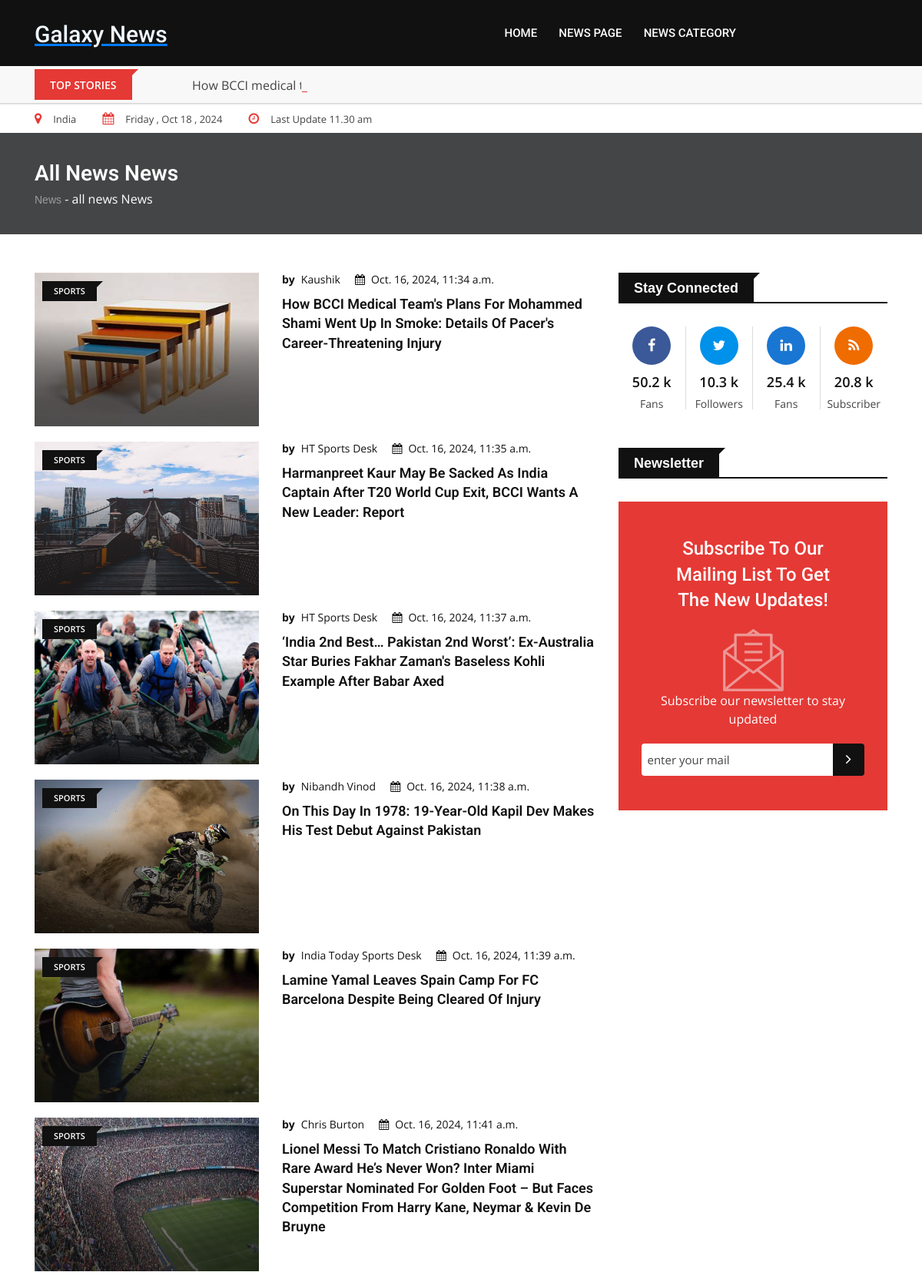
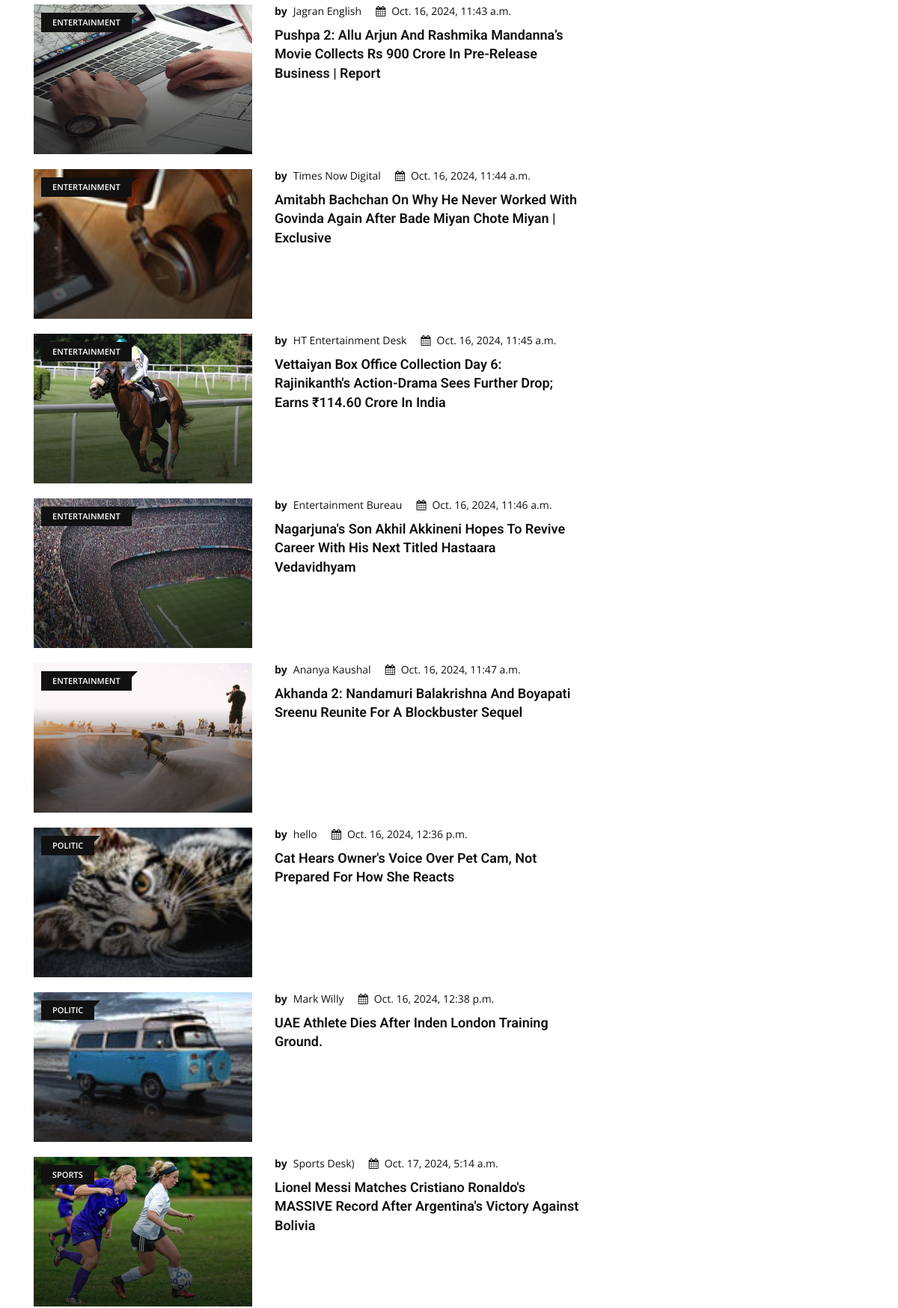
Screenshot of /business (upper part) with the database file from the repository (2 pictures, top to bottom).
### newsapp/models.py (models this page shows, shortened)
class news_detail(models.Model):
    newsposition=models.IntegerField(blank=True,null=True)
    othourname=models.CharField(max_length=50,blank=True,null=True)
    date=models.DateTimeField(auto_now_add=True,blank=True,null=True )
    newscetegory=models.ForeignKey(category,on_delete=models.CASCADE ,blank=True,null=True)
    newsheador=models.CharField(max_length=300, blank=True,null=True)
    newscontent=HTMLField(blank=True,null=True)
    newsimg=models.ImageField(upload_to='img',blank=True,null=True)

class category(models.Model):
    newscategory=models.CharField(null=False,max_length=50)
    def __str__(self) -> str:
        return self.newscategory

### newsapp/views.py (the view)
# urls.py: path('business', views.business, name='business'),
def business(request):
    uid=news_detail.objects.all()
    uid=news_detail.objects.order_by("-date")
    cid=category.objects.all()
    c_id=request.GET.get("c_id")
    cn="all news"
    if c_id:
        uid=news_detail.objects.filter(newscetegory=c_id)
        uid=uid.order_by("-date")
        cn=category.objects.get(id=c_id)
    else:
        uid=news_detail.objects.all()
    con={"uid":uid,"cid":cid,"cn":cn}
    return render(request,"business.html",con)

### newsapp/templates/business.html (shortened to what this page needs)
{% load static %}
<!doctype html>
<html class="no-js" lang="">
    <head>
        <link rel="stylesheet" href="{% static 'css/normalize.css' %}">
        <link rel="stylesheet" href="{% static 'css/main.css' %}">
        <link rel="stylesheet" href="{% static 'css/bootstrap.min.css' %}">
        <link rel="stylesheet" href="{% static 'css/animate.min.css' %}">
        <link rel="stylesheet" href="{% static 'css/font-awesome.min.css' %}">
        <link rel="stylesheet" href="{% static 'vendor/OwlCarousel/owl.carousel.min.css' %}">
        <link rel="stylesheet" href="{% static 'vendor/OwlCarousel/owl.theme.default.min.css' %}">
        <link rel="stylesheet" href="{% static 'css/meanmenu.min.css' %}">
        <link rel="stylesheet" type="text/css" href="{% static 'css/magnific-popup.css' %}">
        <link rel="stylesheet" href="{% static 'css/hover-min.css' %}">
        <link rel="stylesheet" href="{% static 'style.css' %}">
        <link rel="stylesheet" type="text/css" href="{% static 'css/ie-only.css' %}"/>
    </head>
    <body>
        <div id="wrapper" class="wrapper">
            <header>
                <div id="header-layout1" class="header-style1">
                    <div class="main-menu-area bg-primarytextcolor header-menu-fixed" id="sticker">
                        <div class="container">
                            <div class="row no-gutters d-flex align-items-center">
                                <div class="col-lg-2 d-none d-lg-block">
                                    <div class="logo-area">
                                        <a href="{% url 'index' %}">
                                            <br>
                                            <b><U><h1 style="font-size: 30px; color: aliceblue ; ">Galaxy News</h1></U></b>
                                        </a>
                                    </div>
                                </div>
                                <div class="col-xl-8 col-lg-7 position-static min-height-none">
                                    <div class="ne-main-menu">
                                        <nav id="dropdown">
                                            <ul>
                                                <li>
                                                    <a href="{% url 'index' %}">Home</a>
                                                </li>
                                                <li>
                                                    <a href="{% url 'postpage' %}">News page</a>
                                                </li>
                                                <li>
                                                    <a>News category</a>
                                                </li>
                                            </ul>
                                        </nav>
                                    </div>
                                </div>
                            </div>
                        </div>
                    </div>
                </div>
            </header>
            <section class="bg-accent border-bottom add-top-margin">
                <div class="container">
                    <div class="row no-gutters d-flex align-items-center">
                        <div class="col-lg-2 col-md-3 col-sm-4 col-5">
                            <div class="topic-box mt-4 mb-5">Top Stories</div>
                        </div>
                        <div class="col-lg-10 col-md-9 col-sm-8 col-7">
                            <div class="feeding-text-dark">
                                <ol id="sample" class="ticker">
                                    {% for i in uid %}
                                    <li>
                                        <a href="{% url 'singlenews' i.id %}">{{i.newsheador|safe}}</a>
                                    </li>
                                    {% endfor %}
                                </ol>
                            </div>
                        </div>
                    </div>
                </div>
            </section>
            <section class="bg-body">
                <div class="container">
                    <ul class="news-info-list text-center--sm">
                        <li>
                            <i class="fa fa-map-marker" aria-hidden="true"></i>India</li>
                            <li>
                                <i class="fa fa-calendar" aria-hidden="true"></i><span id="current_date"></span></li>
                                <li>
                                    <i class="fa fa-clock-o" aria-hidden="true"></i>Last Update 11.30 am</li>
                                    </ul>
                                </div>
                            </section>
                            {% block content %}
                            <section class="breadcrumbs-area">
                                <div class="container">
                                    <div class="breadcrumbs-content">
                                        <h1>{{cn}} News</h1>
                                        <ul>
                                            <li>
                                                <a href="{% url 'postpage' %}">News</a> -</li>
                                                <li>{{cn}} News</li>
                                            </ul>
                                        </div>
                                    </div>
                                </section>
            <section class="bg-body section-space-less30">
                <div class="container">
                    <div class="row">
                        <div class="col-lg-8 col-md-12">
                            <div class="row">
                                {% for i in uid %}
                                <div class="col-xl-12 col-lg-5 col-md-5 col-sm-12">
                                    <div class="media media-none--lg mb-20">
                                        <div class="position-relative width-40">
                                            <a href="{% url 'singlenews' i.id %}" class="img-opacity-hover img-overlay-70">
                                                <img src="{{ i.newsimg.url }}" style="height: 200px; width: 300px;" alt="news" class="img-fluid width-100">
                                            </a>
                                            <div class="topic-box-top-xs">
                                                <div class="topic-box-sm color-cod-gray mb-20">{{i.newscetegory}}</div>
                                            </div>
                                        </div>
                                        <div class="media-body p-mb-none-child media-margin30">
                                            <div class="post-date-dark">
                                                <ul>
                                                    <li>
                                                        <span>by</span>
                                                        <a href="{% url 'singlenews' i.id %}">{{i.othourname}}</a>
                                                    </li>
                                                    <li>
                                                        <span>
                                                            <i class="fa fa-calendar" aria-hidden="true"></i>
                                                        </span>{{i.date}}</li>
                                                </ul>
                                            </div>
                                            <h3 class="title-semibold-dark size-lg mb-15">
                                                <a href="{% url 'singlenews' i.id %}">{{i.newsheador}}</a>
                                            </h3>
                                        </div>
                                    </div>
                                </div>
                                {% endfor %}
                            </div>
                        </div>
                        <div class="ne-sidebar sidebar-break-md col-lg-4 col-md-12">
                            <div class="sidebar-box">
                                <div class="topic-border color-cod-gray mb-30">
                                    <div class="topic-box-lg color-cod-gray">Stay Connected</div>
                                </div>
                                <ul class="stay-connected overflow-hidden">
                                    <li class="facebook">
                                        <a href="#">
                                            <i class="fa fa-facebook" aria-hidden="true"></i>
                                            <div class="connection-quantity">50.2 k</div>
                                            <p>Fans</p>
                                        </a>
                                    </li>
                                    <li class="twitter">
                                        <a href="#">
                                            <i class="fa fa-twitter" aria-hidden="true"></i>
                                            <div class="connection-quantity">10.3 k</div>
                                            <p>Followers</p>
                                        </a>
                                    </li>
                                    <li class="linkedin">
                                        <a href="#">
                                            <i class="fa fa-linkedin" aria-hidden="true"></i>
                                            <div class="connection-quantity">25.4 k</div>
                                            <p>Fans</p>
                                        </a>
                                    </li>
                                    <li class="rss">
                                        <a href="#">
                                            <i class="fa fa-rss" aria-hidden="true"></i>
                                            <div class="connection-quantity">20.8 k</div>
                                            <p>Subscriber</p>
                                        </a>
                                    </li>
                                </ul>
                            </div>
                            <div class="sidebar-box">
                                <div class="topic-border color-cod-gray mb-30">
                                    <div class="topic-box-lg color-cod-gray">Newsletter</div>
                                </div>
                                <div class="newsletter-area bg-primary">
                                    <h2 class="title-medium-light size-xl pl-30 pr-30">Subscribe to our mailing list to get the new updates!</h2>
                                    <img src="{% static 'img/banner/newsletter.png' %}" alt="newsletter" class="img-fluid m-auto mb-15">
                                    <p>Subscribe our newsletter to stay updated</p>
                                    <div class="input-group stylish-input-group">
                                        <input type="text" placeholder="Enter your mail" class="form-control">
                                        <span class="input-group-addon">
                                            <button type="submit">
                                                <i class="fa fa-angle-right" aria-hidden="true"></i>
                                            </button>
                                        </span>
                                    </div>
                                </div>
                            </div>
                        </div>
                    </div>
                </div>
            </section>
            {% endblock %}
        </div>
    </body>
</html>

### newsapp/static/css/main.css (style rules this page uses)
html { color:#222;font-size:1em;line-height:1.4 }
audio,canvas,iframe,img,svg,video { vertical-align:middle }

### rows the page displays
news_detail: newsheador "How BCCI medical…", newsimg (picture), newscetegory "SPORTS", othourname "Kaushik", date "Oct. 16, 2024, 11:34 a.m.", newsheador "How BCCI Medical Team's Plans For Mohammed Shami Went Up In Smoke: Details Of Pacer's Career-Threatening Injury"
news_detail: newsimg (picture), newscetegory "SPORTS", othourname "HT Sports Desk", date "Oct. 16, 2024, 11:35 a.m.", newsheador "Harmanpreet Kaur May Be Sacked As India Captain After T20 World Cup Exit, BCCI Wants A New Leader: Report"
news_detail: newsimg (picture), newscetegory "SPORTS", othourname "HT Sports Desk", date "Oct. 16, 2024, 11:37 a.m.", newsheador "‘India 2nd Best… Pakistan 2nd Worst’: Ex-Australia Star Buries Fakhar Zaman's Baseless Kohli Example After Babar Axed"
news_detail: newsimg (picture), newscetegory "SPORTS", othourname "Nibandh Vinod", date "Oct. 16, 2024, 11:38 a.m.", newsheador "On This Day In 1978: 19-Year-Old Kapil Dev Makes His Test Debut Against Pakistan"
news_detail: newsimg (picture), newscetegory "SPORTS", othourname "India Today Sports Desk", date "Oct. 16, 2024, 11:39 a.m.", newsheador "Lamine Yamal Leaves Spain Camp For FC Barcelona Despite Being Cleared Of Injury"
news_detail: newsimg (picture), newscetegory "SPORTS", othourname "Chris Burton", date "Oct. 16, 2024, 11:41 a.m.", newsheador "Lionel Messi To Match Cristiano Ronaldo With Rare Award He’s Never Won? Inter Miami Superstar Nominated For Golden Foot – But Faces Competition From Harry Kane, Neymar & Kevin De Bruyne"
news_detail: newsimg (picture), newscetegory "ENTERTAINMENT", othourname "Jagran English", date "Oct. 16, 2024, 11:43 a.m.", newsheador "Pushpa 2: Allu Arjun And Rashmika Mandanna’s Movie Collects Rs 900 Crore In Pre-Release Business | Report"
news_detail: newsimg (picture), newscetegory "ENTERTAINMENT", othourname "Times Now Digital", date "Oct. 16, 2024, 11:44 a.m.", newsheador "Amitabh Bachchan On Why He Never Worked With Govinda Again After Bade Miyan Chote Miyan | Exclusive"
news_detail: newsimg (picture), newscetegory "ENTERTAINMENT", othourname "HT Entertainment Desk", date "Oct. 16, 2024, 11:45 a.m.", newsheador "Vettaiyan Box Office Collection Day 6: Rajinikanth's Action-Drama Sees Further Drop; Earns ₹114.60 Crore In India"
news_detail: newsimg (picture), newscetegory "ENTERTAINMENT", othourname "Entertainment Bureau", date "Oct. 16, 2024, 11:46 a.m.", newsheador "Nagarjuna's Son Akhil Akkineni Hopes To Revive Career With His Next Titled Hastaara Vedavidhyam"
news_detail: newsimg (picture), newscetegory "ENTERTAINMENT", othourname "Ananya Kaushal", date "Oct. 16, 2024, 11:47 a.m.", newsheador "Akhanda 2: Nandamuri Balakrishna And Boyapati Sreenu Reunite For A Blockbuster Sequel"
news_detail: newsimg (picture), newscetegory "POLITIC", othourname "hello", date "Oct. 16, 2024, 12:36 p.m.", newsheador "Cat Hears Owner's Voice Over Pet Cam, Not Prepared For How She Reacts"
news_detail: newsimg (picture), newscetegory "POLITIC", othourname "Mark Willy", date "Oct. 16, 2024, 12:38 p.m.", newsheador "UAE Athlete Dies After Inden London Training Ground."
news_detail: newsimg (picture), newscetegory "SPORTS", othourname "Sports Desk)", date "Oct. 17, 2024, 5:14 a.m.", newsheador "Lionel Messi Matches Cristiano Ronaldo's MASSIVE Record After Argentina's Victory Against Bolivia"

### other values shown
{{ cn }} "All News"
{{ cn }} "all news"
